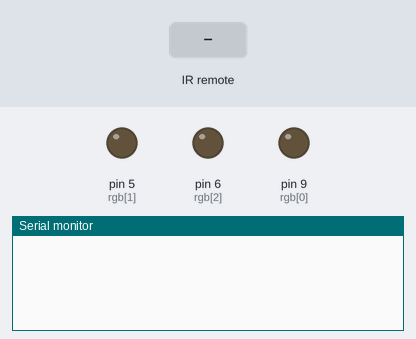
Bench run of a program on a simulated Arduino Nano, built with avr-gcc and run on an emulated ATmega328P. Parts: output pins drawn as LEDs (lit = HIGH), the last lines printed to the serial monitor. Inputs (shaded band) come from the test bench.

Above: at 1.2 s.
1.3 s: infrared code 0xB847FF00 received
At 2.5 s:
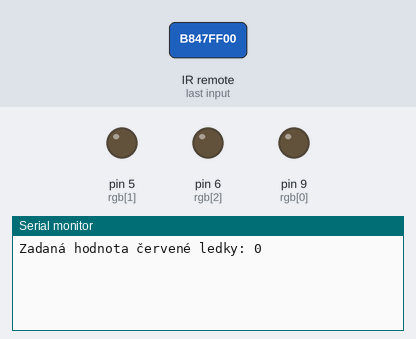
2.8 s: infrared code 0xBF40FF00 received
At 3.6 s:
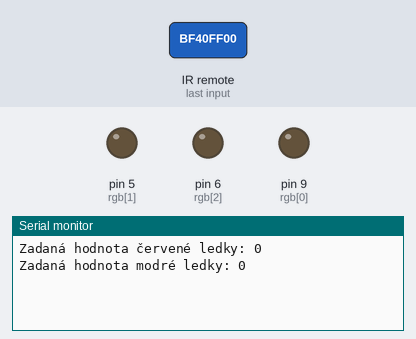
4.3 s: infrared code 0xBC43FF00 received
At 4.8 s:
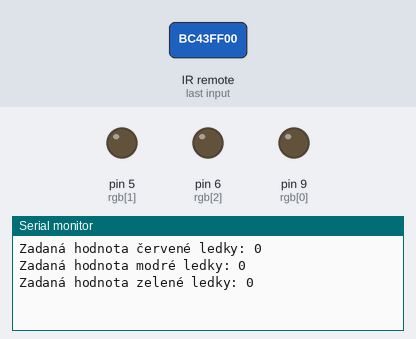

The program:

main.cpp
```cpp
#include <Arduino.h>
#define IR_USE_AVR_TIMER 1
#include <IRremote.hpp>
#define ovladac 2
#define SAVE 4127850240
#define RED 3091726080  //Odesílácí tlačítko pro červenou ledku
#define BLUE 3208707840  //Odesílácí tlačítko pro modrou ledku
#define GREEN 3158572800  //Odesílácí tlačítko pro zelenou ledku
#define GND 8
#define bluepin 9 //Port na kterém je modrá ledka
#define redpin 6 //Port na kterém je červená ledka
#define greenpin 5 //Port na kterém je zelená ledka

int ulozenaLedka = 0;
int bar[] = {2, 3, 4, 5, 6, 7, 8, 9, 10, 11}; //Ulozené kody pro tlačítka na ovladači
unsigned long codes[] = {
    3910598400,  // 0
    4077715200,  // 1
    3877175040,  // 2
    2707357440,  // 3
    4144561920,  // 4
    3810328320,  // 5
    2774204160,  // 6
    3175284480,  // 7
    2907897600,  // 8
    3041591040   // 9
};
int rgb[] = {9, 5, 6};
String stringNum = "";

void setup() {
  for (int i = 0; i < 3; i++) {
    pinMode(rgb[i], OUTPUT);
  }
  IrReceiver.begin(ovladac, ENABLE_LED_FEEDBACK); // Zapnutí přijímače
  Serial.begin(9600);
}

void handleColorChange(int pin, String colorName) {
    int intNum = stringNum.toInt();
    stringNum = "";
    if (intNum >= 0 && intNum <= 255) {
      Serial.print("Zadaná hodnota ");
      Serial.print(colorName);
      Serial.print(" ledky: ");
      Serial.println(intNum);
      analogWrite(pin, intNum);
    } else {
      Serial.println("Zadane cislo neni v intervalu 0 - 255.");
    }

}

void loop() {
  if (IrReceiver.decode()) {
    // Přicházející IR code
    unsigned long receivedValue = IrReceiver.decodedIRData.decodedRawData;
    //Serial.println(receivedValue);

    // Zkontroluje jestli přicházející kod je stejný jako čísla která jsem definoval
    for (int i = 0; i < 10; i++) {
      if (receivedValue == codes[i]) {
        stringNum += String(i);
        Serial.print("Přijaté číslo: ");
        Serial.println(i);
      }
    }

    // testovací tlačítko save, nakonec nefunugje
    /*if (receivedValue == SAVE) {
      ulozenaLedka = stringNum.toInt();
      Serial.print("Uložená hodnota je: ");
      Serial.println(ulozenaLedka);
      stringNum = "";
    }
*/

    if (receivedValue == RED) {
      handleColorChange(redpin, "červené");
    }


    if (receivedValue == GREEN) {
      handleColorChange(greenpin, "zelené");
    }

    if (receivedValue == BLUE) {
      handleColorChange(bluepin, "modré");
    }

    IrReceiver.resume();
  }
}
```

Measured:
- after the input at 1.3 s, the serial monitor: prints a new line at once (image 1)
- after the input at 2.8 s, the serial monitor: prints a new line at once (image 2)
- after the input at 4.3 s, the serial monitor: prints a new line at once (image 3)
